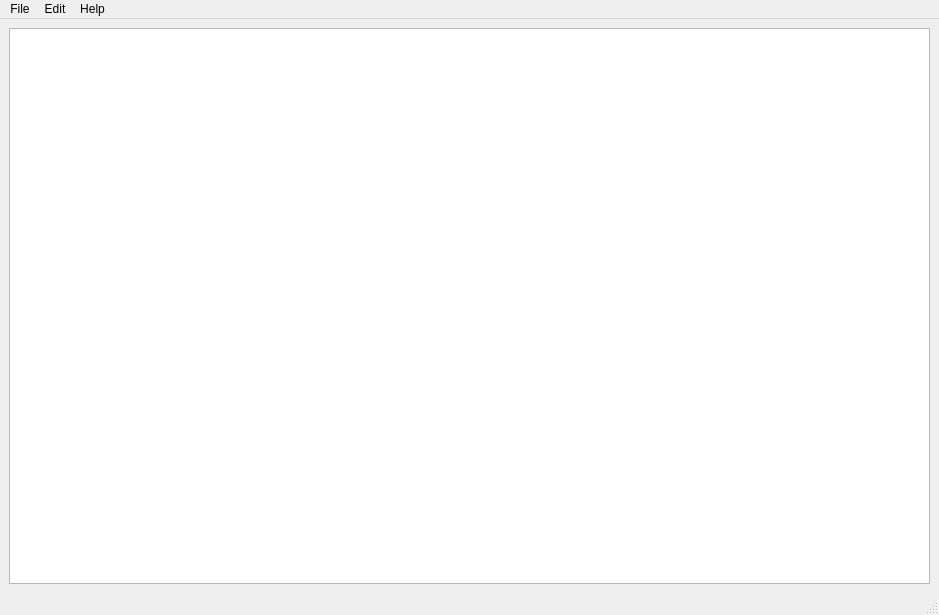
<?xml version="1.0" encoding="UTF-8"?>
<ui version="4.0">
 <class>MainWindow</class>
 <widget class="QMainWindow" name="MainWindow">
  <property name="geometry">
   <rect>
    <x>0</x>
    <y>0</y>
    <width>939</width>
    <height>615</height>
   </rect>
  </property>
  <property name="windowTitle">
   <string>MainWindow</string>
  </property>
  <widget class="QWidget" name="centralwidget">
   <layout class="QHBoxLayout" name="horizontalLayout">
    <item>
     <widget class="QPlainTextEdit" name="TextEdit"/>
    </item>
   </layout>
  </widget>
  <widget class="QStatusBar" name="statusBar"/>
  <widget class="QMenuBar" name="menuBar">
   <property name="geometry">
    <rect>
     <x>0</x>
     <y>0</y>
     <width>939</width>
     <height>24</height>
    </rect>
   </property>
   <widget class="QMenu" name="menu">
    <property name="title">
     <string>File</string>
    </property>
    <addaction name="separator"/>
    <addaction name="actionNew"/>
    <addaction name="actionOpen"/>
    <addaction name="actionSave"/>
    <addaction name="actionSave_as"/>
    <addaction name="actionExit"/>
   </widget>
   <widget class="QMenu" name="menuSettings">
    <property name="title">
     <string>Edit</string>
    </property>
    <widget class="QMenu" name="menuColor_scheme">
     <property name="title">
      <string>Color scheme</string>
     </property>
     <addaction name="actionLightScheme"/>
     <addaction name="actionDarkScheme"/>
     <addaction name="actionSolarizedTheme"/>
    </widget>
    <addaction name="menuColor_scheme"/>
    <addaction name="actionFont"/>
   </widget>
   <widget class="QMenu" name="menuHelp">
    <property name="title">
     <string>Help</string>
    </property>
   </widget>
   <addaction name="menu"/>
   <addaction name="menuSettings"/>
   <addaction name="menuHelp"/>
  </widget>
  <action name="actionNew">
   <property name="checkable">
    <bool>false</bool>
   </property>
   <property name="text">
    <string>New</string>
   </property>
  </action>
  <action name="actionOpen">
   <property name="text">
    <string>Open</string>
   </property>
  </action>
  <action name="actionSave">
   <property name="text">
    <string>Save</string>
   </property>
  </action>
  <action name="actionSave_as">
   <property name="text">
    <string>Save as</string>
   </property>
  </action>
  <action name="action1">
   <property name="text">
    <string>1</string>
   </property>
  </action>
  <action name="action2">
   <property name="text">
    <string>2</string>
   </property>
  </action>
  <action name="action3">
   <property name="text">
    <string>3</string>
   </property>
  </action>
  <action name="action4">
   <property name="text">
    <string>4</string>
   </property>
  </action>
  <action name="action5">
   <property name="text">
    <string>5</string>
   </property>
  </action>
  <action name="actionExit">
   <property name="text">
    <string>Exit</string>
   </property>
  </action>
  <action name="actionPaste">
   <property name="text">
    <string>Copy</string>
   </property>
  </action>
  <action name="actionUndo">
   <property name="text">
    <string>Paste</string>
   </property>
  </action>
  <action name="actionUndo_2">
   <property name="text">
    <string>Undo</string>
   </property>
  </action>
  <action name="actionRedo">
   <property name="text">
    <string>Redo</string>
   </property>
  </action>
  <action name="actionLightScheme">
   <property name="text">
    <string>light</string>
   </property>
  </action>
  <action name="actionDarkScheme">
   <property name="text">
    <string>dark</string>
   </property>
  </action>
  <action name="actionSolarizedTheme">
   <property name="text">
    <string>solarized</string>
   </property>
  </action>
  <action name="actionFont">
   <property name="text">
    <string>Font</string>
   </property>
  </action>
  <action name="actionAbout">
   <property name="text">
    <string>About</string>
   </property>
  </action>
 </widget>
 <resources/>
 <connections/>
</ui>
